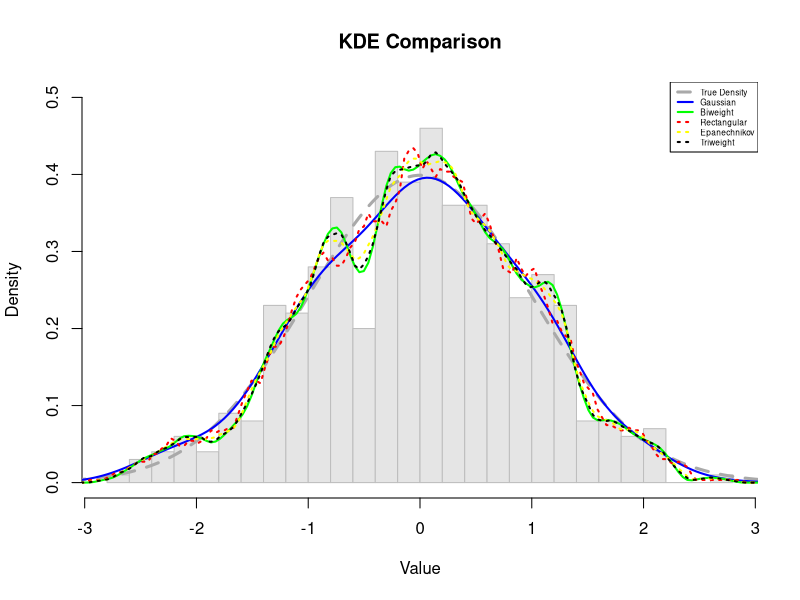
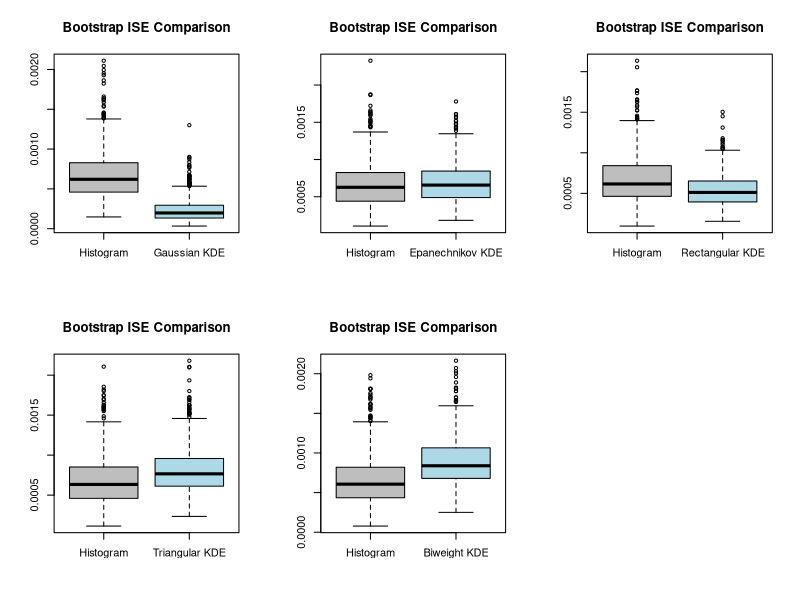
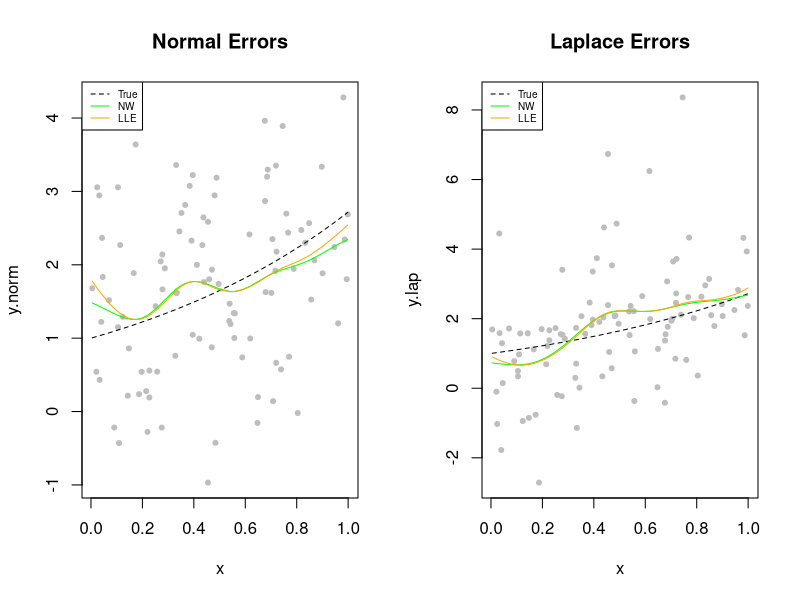
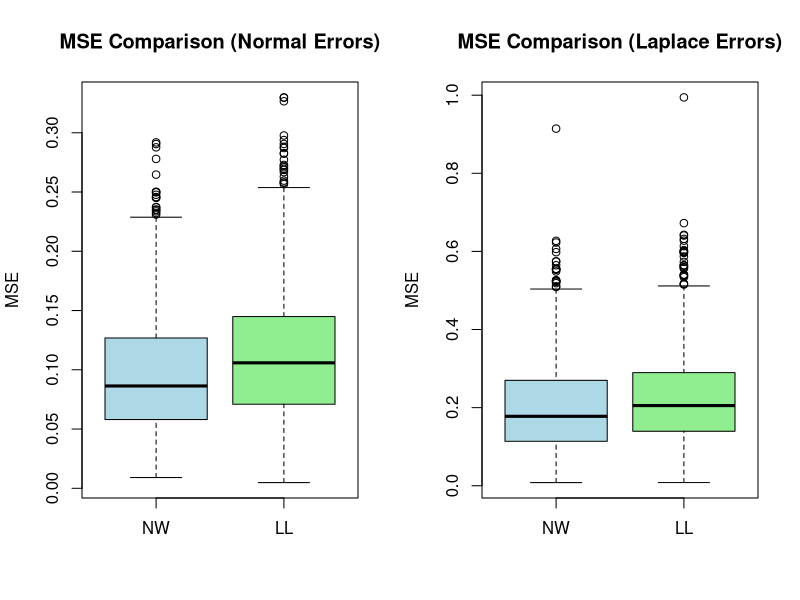

Generate these figures, in order, with R:
# ==============================================================================
# Question 1: KDE Comparison
# ==============================================================================

# Data Generation
n <- 500
sim.data <- rnorm(n, mean = 0, sd = 1)

# Kernel Functions
kern.gauss <- function(u) { (1 / sqrt(2 * pi)) * exp(-0.5 * u^2) }
kern.rect <- function(u) { ifelse(abs(u) <= 1, 0.5, 0) }
kern.tri <- function(u) { ifelse(abs(u) <= 1, 1 - abs(u), 0) }
kern.epan <- function(u) { ifelse(abs(u) <= 1, 0.75 * (1 - u^2), 0) }
kern.biweight <- function(u) { ifelse(abs(u) <= 1, (15/16) * (1 - u^2)^2, 0) }

# KDE Function
kde <- function(x, data, h, fn) {
  n <- length(data)
  est <- numeric(length(x))
  
  for (i in 1:length(x)) {
    u <- (x[i] - data) / h
    est[i] <- sum(fn(u)) / (n * h)
  }
  return(est)
}

# Bandwith using Silverman Equation
iqr.val <- IQR(sim.data)
sigma.hat <- min(sd(sim.data), iqr.val / 1.34)
h <- 1.06 * sigma.hat * n^(-1/5)

# True density of data
true.dens.data <- dnorm(sim.data)

est.gauss.data <- kde(sim.data, sim.data, h, kern.gauss)
est.rect.data  <- kde(sim.data, sim.data, h, kern.rect)
est.tri.data   <- kde(sim.data, sim.data, h, kern.tri)
est.epan.data  <- kde(sim.data, sim.data, h, kern.epan)
est.biwt.data  <- kde(sim.data, sim.data, h, kern.biweight)

# Plotting 
x.grid <- seq(-4, 4, length.out = 200)
est.gauss.grid <- kde(x.grid, sim.data, h, kern.gauss)
est.biwt.grid  <- kde(x.grid, sim.data, h, kern.biweight)
est.rect.grid  <- kde(x.grid, sim.data, h, kern.rect)
est.tri.grid  <- kde(x.grid, sim.data, h, kern.tri)
est.epan.grid <- kde(x.grid, sim.data, h, kern.epan)
true.dens.grid <- dnorm(x.grid) # True density for plotting

hist(sim.data, freq = FALSE, breaks = 30, col = "gray90", border = "gray",
     main = "KDE Comparison", xlab = "Value", ylim = c(0, 0.5))

# Add True Density
lines(x.grid, true.dens.grid, col = "darkgrey", lwd = 3, lty = 2)
lines(x.grid, est.gauss.grid, col = "blue", lwd = 2)
lines(x.grid, est.biwt.grid, col = "green", lwd = 2)
lines(x.grid, est.rect.grid, col = "red", lwd = 2, lty = 3)
lines(x.grid, est.epan.grid, col = "yellow", lwd = 2, lty = 3)
lines(x.grid, est.tri.grid, col = "black", lwd = 2, lty = 3)
legend("topright", 
       legend = c("True Density", "Gaussian", "Biweight", "Rectangular", "Epanechnikov", "Triweight"),
       lwd = c(3, 2, 2, 2, 2, 2), 
       lty = c(2, 1, 1, 3, 3, 3), 
       col = c("darkgrey", "blue", "green", "red", "yellow", "black"),
       cex = 0.5)

# Histogram Estimation for MSE and ISE
hist.obj <- hist(sim.data, breaks = 30, plot = FALSE)
bin.indices <- findInterval(sim.data, hist.obj$breaks, all.inside = TRUE)
est.hist.data <- hist.obj$density[bin.indices]

grid.bin.indices <- findInterval(x.grid, hist.obj$breaks)
est.hist.grid <- numeric(length(x.grid))
n_bins <- length(hist.obj$density)
valid.idx <- grid.bin.indices > 0 & grid.bin.indices <= n_bins
est.hist.grid[valid.idx] <- hist.obj$density[grid.bin.indices[valid.idx]]

# MSE Calculations & Comparison
mse.hist  <- mean((est.hist.data - true.dens.data)^2) # Histogram MSE
mse.gauss <- mean((est.gauss.data - true.dens.data)^2)
mse.rect  <- mean((est.rect.data - true.dens.data)^2)
mse.tri   <- mean((est.tri.data - true.dens.data)^2)
mse.epan  <- mean((est.epan.data - true.dens.data)^2)
mse.biwt  <- mean((est.biwt.data - true.dens.data)^2)

# Integrated Squared Error (ISE) Calculation 
dx <- x.grid[2] - x.grid[1] 

# Helper function for ISE
calc_ise <- function(est, true, dx) {
  return(sum((est - true)^2) * dx)
}

ise.hist  <- calc_ise(est.hist.grid, true.dens.grid, dx)
ise.gauss <- calc_ise(est.gauss.grid, true.dens.grid, dx)
ise.rect  <- calc_ise(est.rect.grid, true.dens.grid, dx)
ise.tri   <- calc_ise(est.tri.grid, true.dens.grid, dx)
ise.epan  <- calc_ise(est.epan.grid, true.dens.grid, dx)
ise.biwt  <- calc_ise(est.biwt.grid, true.dens.grid, dx)

# Comparison table
results <- data.frame(
  Estimator = c("Histogram", "Rectangular", "Triangular", "Epanechnikov", "Biweight", "Gaussian"),
  MSE = c(mse.hist, mse.rect, mse.tri, mse.epan, mse.biwt, mse.gauss),
  ISE = c(ise.hist, ise.rect, ise.tri, ise.epan, ise.biwt, ise.gauss)
)
results <- results[order(results$MSE), ] # Sort by best performance (lowest MSE)

cat("\n--- Performance Comparison (MSE) ---\n")
print(results, row.names = FALSE)

cat("\nNow we will perform a bootstrap procedure to compare Histogram vs KDE estimators.\n")

# Bootstrap Procedure to Compare Histogram vs KDE
B = 1000 # Number of Bootstrap Samples
bootstrap.kernel <- function(sim.data, kernel, B, m = 200, grid.min = -4, grid.max = 4) {
  
  n <- length(sim.data)
  
  x.grid <- seq(grid.min, grid.max, length.out = m)
  f.true <- dnorm(x.grid)
  
  ISE.hist <- numeric(B)
  ISE.kde  <- numeric(B)
  
  for (b in 1:B) {
    
    # Bootstrap resample
    x.boot <- sample(sim.data, size = n, replace = TRUE)
    
    # Histogram (Freedman–Diaconis)
    h.fd <- 2 * IQR(x.boot) / (n^(1/3))
    breaks <- seq(grid.min, grid.max, by = h.fd)
    
    hist.est <- hist(x.boot, breaks = breaks, plot = FALSE)
    
    f.hist <- approx(hist.est$mids, hist.est$density,
                     xout = x.grid,
                     rule = 1, yleft = 0, yright = 0)$y
    
    # Kernel Density Estimator
    f.kde <- kde(x.grid, x.boot, h, kernel)
    
    # Integrated Squared Error
    ISE.hist[b] <- mean((f.hist - f.true)^2)
    ISE.kde[b]  <- mean((f.kde  - f.true)^2)
  }
  
  list(
    kernel = kernel,
    kde.better.count = sum(ISE.kde < ISE.hist),
    ISE.hist = ISE.hist,
    ISE.kde  = ISE.kde
  )
}

res.gaussian <- bootstrap.kernel(sim.data, kern.gauss, B)
res.epanechnikov <- bootstrap.kernel(sim.data, kern.epan, B)
res.uniform <- bootstrap.kernel(sim.data, kern.rect, B)
res.triangular <- bootstrap.kernel(sim.data, kern.tri, B)
res.biweight <- bootstrap.kernel(sim.data, kern.biweight, B)

cat("Gaussian KDE better than Histogram:",
    res.gaussian$kde.better.count, "times out of", B, "\n")

cat("Epanechnikov KDE better than Histogram:",
    res.epanechnikov$kde.better.count, "times out of", B, "\n")

cat("Rectangular KDE better than Histogram:",
    res.uniform$kde.better.count, "times out of", B, "\n")

cat("Triangular KDE better than Histogram:",
    res.triangular$kde.better.count, "times out of", B, "\n")

cat("Biweight KDE better than Histogram:",
    res.biweight$kde.better.count, "times out of", B, "\n")

# Boxplots of ISE Comparisons
par(mfrow = c(2, 3))
boxplot(res.gaussian$ISE.hist, res.gaussian$ISE.kde,
        names = c("Histogram", "Gaussian KDE"),
        col = c("gray", "lightblue"),
        main = "Bootstrap ISE Comparison")

boxplot(res.epanechnikov$ISE.hist, res.epanechnikov$ISE.kde,
        names = c("Histogram", "Epanechnikov KDE"),
        col = c("gray", "lightblue"),
        main = "Bootstrap ISE Comparison")

boxplot(res.uniform$ISE.hist, res.uniform$ISE.kde,
        names = c("Histogram", "Rectangular KDE"),
        col = c("gray", "lightblue"),
        main = "Bootstrap ISE Comparison")

boxplot(res.triangular$ISE.hist, res.triangular$ISE.kde,
        names = c("Histogram", "Triangular KDE"),
        col = c("gray", "lightblue"),
        main = "Bootstrap ISE Comparison")    

boxplot(res.biweight$ISE.hist, res.biweight$ISE.kde,
        names = c("Histogram", "Biweight KDE"),       
        col = c("gray", "lightblue"),
        main = "Bootstrap ISE Comparison")

# ==============================================================================
# Question 2: Nadaraya-Watson vs Local Linear Estimator
# ==============================================================================

# Data Generation
n <- 100
x <- sort(runif(n, 0, 1))
true.m <- exp(x)

# Errors
eps.norm <- rnorm(n, 0, 1)
u.unif <- runif(n, -0.5, 0.5)
eps.lap <- -sign(u.unif) * log(1 - 2 * abs(u.unif))

y.norm <- true.m + eps.norm
y.lap  <- true.m + eps.lap

# Estimators
# Nadaraya-Watson
nadaraya.watson <- function(x, X, Y, h) {
  res <- numeric(length(x))
  for(i in 1:length(x)) {
    x0 <- x[i]
    w <- kern.gauss((X - x0) / h)
    res[i] <- sum(w * Y) / sum(w)
  }
  return(res)
}

# LLE Optim (Argmax)
loc.lin.opt <- function(x, X, Y, h) {
  res <- numeric(length(x))
  # Objective: Minimize weighted Sum of Squared Errors
  obj.fn <- function(beta, x0, X, Y, h) {
    w <- kern.gauss((X - x0) / h)
    preds <- beta[1] + beta[2] * (X - x0)
    return(sum(w * (Y - preds)^2))
  }
  for(i in 1:length(x)) {
    x0 <- x[i]
    opt.res <- optim(par = c(mean(Y), 0), fn = obj.fn, x0 = x0, X = X, Y = Y, h = h)
    res[i] <- opt.res$par[1]
  }
  return(res)
}

# LLE Closed Form (Actual Parameters)
loc.lin.closed <- function(x, X, Y, h) {
  res <- numeric(length(x))
  for(i in 1:length(x)) {
    x0 <- x[i]
    w <- kern.gauss((X - x0) / h)
    W.mat <- diag(w)
    X.mat <- cbind(1, X - x0)
    
    # Solve (X'WX)beta = X'WY
    XtW <- t(X.mat) %*% W.mat
    lhs <- XtW %*% X.mat
    rhs <- XtW %*% Y
    
    beta.hat <- tryCatch({ solve(lhs, rhs) }, error = function(e) c(NA, NA))
    res[i] <- beta.hat[1]
  }
  return(res)
}

# Execution
h <- 0.1
est.nw.norm  <- nadaraya.watson(x, x, y.norm, h)
est.lle.norm <- loc.lin.closed(x, x, y.norm, h)
est.nw.lap   <- nadaraya.watson(x, x, y.lap, h)
est.lle.lap  <- loc.lin.closed(x, x, y.lap, h)

# MSE
mse.nw.norm  <- mean((est.nw.norm - true.m)^2)
mse.lle.norm <- mean((est.lle.norm - true.m)^2)
mse.nw.lap   <- mean((est.nw.lap - true.m)^2)
mse.lle.lap  <- mean((est.lle.lap - true.m)^2)

cat("\n--- Regression MSE Results ---\n")
cat("NW (Normal):  ", mse.nw.norm, "\n")
cat("LLE (Normal): ", mse.lle.norm, "\n")
cat("NW (Laplace): ", mse.nw.lap, "\n")
cat("LLE (Laplace):", mse.lle.lap, "\n")

# Plotting
par(mfrow = c(1, 2))
plot(x, y.norm, pch = 20, col = "gray", main = "Normal Errors")
lines(x, true.m, lty = 2); lines(x, est.nw.norm, col = "green"); lines(x, est.lle.norm, col = "orange")
legend("topleft", legend = c("True", "NW", "LLE"), col = c("black", "green", "orange"), 
       lty = c(2, 1, 1), cex = 0.6)

plot(x, y.lap, pch = 20, col = "gray", main = "Laplace Errors")
lines(x, true.m, lty = 2); lines(x, est.nw.lap, col = "green"); lines(x, est.lle.lap, col = "orange")
legend("topleft", legend = c("True", "NW", "LLE"), col = c("black", "green", "orange"),
       lty = c(2, 1, 1), cex = 0.6)

bootstrap.compare <- function(X, Y, true.m, h, B = 1000) {
  
  n <- length(X)
  
  mse.nw  <- numeric(B)
  mse.ll  <- numeric(B)
  
  for (b in 1:B) {
    idx <- sample(1:n, size = n, replace = TRUE)
    
    Xb <- X[idx]
    Yb <- Y[idx]
    true.mb <- true.m[idx]
    
    # Sort (important for smoothness)
    ord <- order(Xb)
    Xb <- Xb[ord]
    Yb <- Yb[ord]
    true.mb <- true.mb[ord]
    
    est.nw <- nadaraya.watson(Xb, Xb, Yb, h)
    est.ll <- loc.lin.closed(Xb, Xb, Yb, h)
    
    mse.nw[b] <- mean((est.nw - true.mb)^2, na.rm = TRUE)
    mse.ll[b] <- mean((est.ll - true.mb)^2, na.rm = TRUE)
  }
  
  list(
    mse.nw = mse.nw,
    mse.ll = mse.ll,
    prob.ll.better = mean(mse.ll < mse.nw),
    prob.nw.better = mean(mse.nw < mse.ll)
  )
}
boot.norm <- bootstrap.compare(x, y.norm, true.m, h, B = 1000)
boot.lap <- bootstrap.compare(x, y.lap, true.m, h, B = 1000)


cat("\n--- Bootstrap Results (10000 replications) ---\n")

cat("\nNormal errors:\n")
cat("P(LL better than NW): ", boot.norm$prob.ll.better, "\n")
cat("P(NW better than LL): ", boot.norm$prob.nw.better, "\n")

cat("\nLaplace errors:\n")
cat("P(LL better than NW): ", boot.lap$prob.ll.better, "\n")
cat("P(NW better than LL): ", boot.lap$prob.nw.better, "\n")

par(mfrow = c(1, 2))

# Normal errors
boxplot(
  boot.norm$mse.nw,
  boot.norm$mse.ll,
  names = c("NW", "LL"),
  main = "MSE Comparison (Normal Errors)",
  ylab = "MSE",
  col = c("lightblue", "lightgreen")
)

# Laplace errors
boxplot(
  boot.lap$mse.nw,
  boot.lap$mse.ll,
  names = c("NW", "LL"),
  main = "MSE Comparison (Laplace Errors)",
  ylab = "MSE",
  col = c("lightblue", "lightgreen")
)
